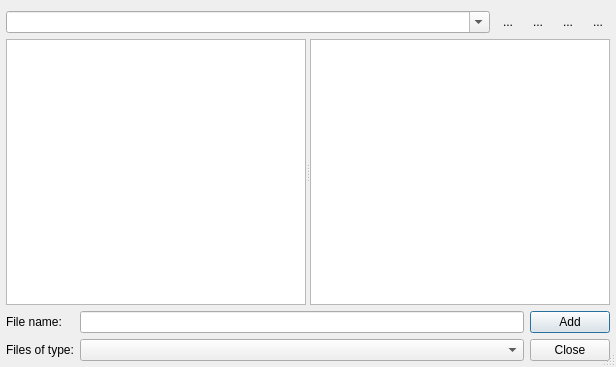
<?xml version="1.0" encoding="UTF-8"?>
<ui version="4.0">
 <class>QmmpFileDialog</class>
 <widget class="QDialog" name="QmmpFileDialog">
  <property name="geometry">
   <rect>
    <x>0</x>
    <y>0</y>
    <width>616</width>
    <height>367</height>
   </rect>
  </property>
  <property name="windowTitle">
   <string>Add Files</string>
  </property>
  <property name="sizeGripEnabled">
   <bool>true</bool>
  </property>
  <layout class="QGridLayout" name="gridLayout">
   <property name="leftMargin">
    <number>6</number>
   </property>
   <property name="rightMargin">
    <number>6</number>
   </property>
   <property name="bottomMargin">
    <number>6</number>
   </property>
   <item row="1" column="0" colspan="3">
    <widget class="QSplitter" name="splitter">
     <property name="sizePolicy">
      <sizepolicy hsizetype="Expanding" vsizetype="Expanding">
       <horstretch>0</horstretch>
       <verstretch>0</verstretch>
      </sizepolicy>
     </property>
     <property name="orientation">
      <enum>Qt::Horizontal</enum>
     </property>
     <widget class="QListWidget" name="mountPointsListWidget"/>
     <widget class="QStackedWidget" name="stackedWidget">
      <property name="currentIndex">
       <number>0</number>
      </property>
      <widget class="QWidget" name="page">
       <layout class="QVBoxLayout">
        <property name="margin">
         <number>0</number>
        </property>
        <item>
         <widget class="QListView" name="fileListView">
          <property name="selectionMode">
           <enum>QAbstractItemView::ExtendedSelection</enum>
          </property>
          <property name="movement">
           <enum>QListView::Free</enum>
          </property>
          <property name="isWrapping" stdset="0">
           <bool>true</bool>
          </property>
          <property name="resizeMode">
           <enum>QListView::Adjust</enum>
          </property>
          <property name="layoutMode">
           <enum>QListView::SinglePass</enum>
          </property>
          <property name="uniformItemSizes">
           <bool>false</bool>
          </property>
          <property name="wordWrap">
           <bool>false</bool>
          </property>
         </widget>
        </item>
       </layout>
      </widget>
      <widget class="QWidget" name="page_2">
       <layout class="QVBoxLayout">
        <property name="margin">
         <number>0</number>
        </property>
        <item>
         <widget class="QTreeView" name="treeView">
          <property name="selectionMode">
           <enum>QAbstractItemView::ExtendedSelection</enum>
          </property>
          <property name="rootIsDecorated">
           <bool>false</bool>
          </property>
          <property name="itemsExpandable">
           <bool>false</bool>
          </property>
          <property name="sortingEnabled">
           <bool>true</bool>
          </property>
          <property name="allColumnsShowFocus">
           <bool>true</bool>
          </property>
         </widget>
        </item>
       </layout>
      </widget>
     </widget>
    </widget>
   </item>
   <item row="2" column="0">
    <widget class="QLabel" name="label">
     <property name="text">
      <string>File name:</string>
     </property>
    </widget>
   </item>
   <item row="2" column="1">
    <widget class="QLineEdit" name="fileNameLineEdit"/>
   </item>
   <item row="2" column="2">
    <widget class="QPushButton" name="addPushButton">
     <property name="sizePolicy">
      <sizepolicy hsizetype="Minimum" vsizetype="Fixed">
       <horstretch>0</horstretch>
       <verstretch>0</verstretch>
      </sizepolicy>
     </property>
     <property name="text">
      <string>Add</string>
     </property>
    </widget>
   </item>
   <item row="3" column="0">
    <widget class="QLabel" name="label_3">
     <property name="text">
      <string>Files of type:</string>
     </property>
    </widget>
   </item>
   <item row="3" column="1">
    <widget class="QComboBox" name="fileTypeComboBox">
     <property name="sizePolicy">
      <sizepolicy hsizetype="MinimumExpanding" vsizetype="Fixed">
       <horstretch>0</horstretch>
       <verstretch>0</verstretch>
      </sizepolicy>
     </property>
     <property name="sizeAdjustPolicy">
      <enum>QComboBox::AdjustToMinimumContentsLength</enum>
     </property>
    </widget>
   </item>
   <item row="3" column="2">
    <widget class="QPushButton" name="closePushButton">
     <property name="sizePolicy">
      <sizepolicy hsizetype="Minimum" vsizetype="Fixed">
       <horstretch>0</horstretch>
       <verstretch>0</verstretch>
      </sizepolicy>
     </property>
     <property name="text">
      <string>Close</string>
     </property>
    </widget>
   </item>
   <item row="0" column="0" colspan="3">
    <layout class="QHBoxLayout" name="_2">
     <item>
      <widget class="QComboBox" name="lookInComboBox">
       <property name="sizePolicy">
        <sizepolicy hsizetype="Preferred" vsizetype="Fixed">
         <horstretch>1</horstretch>
         <verstretch>0</verstretch>
        </sizepolicy>
       </property>
       <property name="editable">
        <bool>true</bool>
       </property>
      </widget>
     </item>
     <item>
      <widget class="QToolButton" name="upToolButton">
       <property name="toolTip">
        <string>Up</string>
       </property>
       <property name="text">
        <string>...</string>
       </property>
       <property name="autoRaise">
        <bool>true</bool>
       </property>
      </widget>
     </item>
     <item>
      <widget class="QToolButton" name="listToolButton">
       <property name="toolTip">
        <string>List view</string>
       </property>
       <property name="text">
        <string>...</string>
       </property>
       <property name="checkable">
        <bool>true</bool>
       </property>
       <property name="autoExclusive">
        <bool>true</bool>
       </property>
       <property name="autoRaise">
        <bool>true</bool>
       </property>
      </widget>
     </item>
     <item>
      <widget class="QToolButton" name="detailsToolButton">
       <property name="toolTip">
        <string>Detailed view</string>
       </property>
       <property name="text">
        <string>...</string>
       </property>
       <property name="iconSize">
        <size>
         <width>16</width>
         <height>16</height>
        </size>
       </property>
       <property name="checkable">
        <bool>true</bool>
       </property>
       <property name="autoExclusive">
        <bool>true</bool>
       </property>
       <property name="autoRaise">
        <bool>true</bool>
       </property>
      </widget>
     </item>
     <item>
      <widget class="QToolButton" name="closeOnAddToolButton">
       <property name="toolTip">
        <string>Close dialog on add</string>
       </property>
       <property name="text">
        <string>...</string>
       </property>
       <property name="checkable">
        <bool>true</bool>
       </property>
       <property name="autoRaise">
        <bool>true</bool>
       </property>
      </widget>
     </item>
    </layout>
   </item>
  </layout>
 </widget>
 <resources/>
 <connections>
  <connection>
   <sender>closePushButton</sender>
   <signal>clicked()</signal>
   <receiver>QmmpFileDialog</receiver>
   <slot>reject()</slot>
   <hints>
    <hint type="sourcelabel">
     <x>459</x>
     <y>291</y>
    </hint>
    <hint type="destinationlabel">
     <x>153</x>
     <y>289</y>
    </hint>
   </hints>
  </connection>
 </connections>
</ui>
